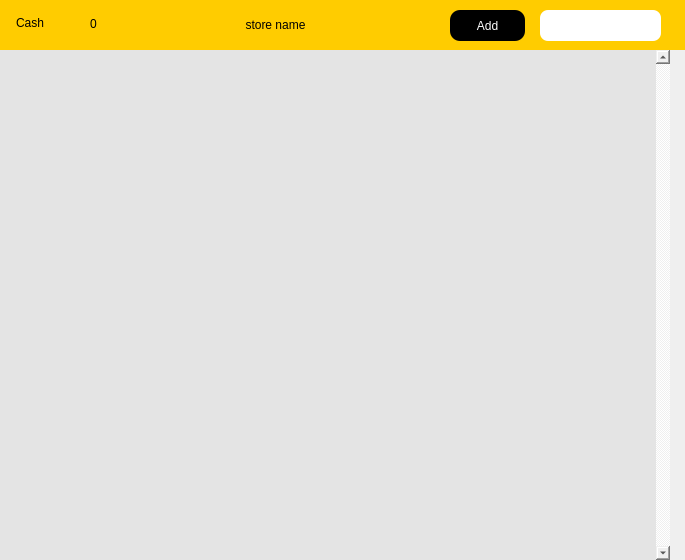
<?xml version="1.0" encoding="UTF-8"?>
<ui version="4.0">
 <class>Dialog</class>
 <widget class="QDialog" name="Dialog">
  <property name="geometry">
   <rect>
    <x>0</x>
    <y>0</y>
    <width>685</width>
    <height>560</height>
   </rect>
  </property>
  <property name="windowTitle">
   <string>Dialog</string>
  </property>
  <property name="styleSheet">
   <string notr="true">border:0;</string>
  </property>
  <widget class="QWidget" name="widget" native="true">
   <property name="geometry">
    <rect>
     <x>0</x>
     <y>0</y>
     <width>685</width>
     <height>50</height>
    </rect>
   </property>
   <property name="styleSheet">
    <string notr="true">QWidget#widget{
background-color: #ffcc00;
}</string>
   </property>
   <widget class="QLabel" name="label">
    <property name="geometry">
     <rect>
      <x>16</x>
      <y>13</y>
      <width>71</width>
      <height>20</height>
     </rect>
    </property>
    <property name="styleSheet">
     <string notr="true">font: 75 14pt &quot;Calibri&quot;;
font-weight: 400;</string>
    </property>
    <property name="text">
     <string>Cash</string>
    </property>
   </widget>
   <widget class="QLabel" name="total">
    <property name="geometry">
     <rect>
      <x>90</x>
      <y>13</y>
      <width>61</width>
      <height>21</height>
     </rect>
    </property>
    <property name="styleSheet">
     <string notr="true">font: 75 14pt &quot;Calibri&quot;;
font-weight: 400;</string>
    </property>
    <property name="text">
     <string>0</string>
    </property>
   </widget>
   <widget class="QPushButton" name="add">
    <property name="geometry">
     <rect>
      <x>450</x>
      <y>10</y>
      <width>75</width>
      <height>31</height>
     </rect>
    </property>
    <property name="styleSheet">
     <string notr="true">font: 75 14pt &quot;Calibri&quot;;
font-weight: 400;
background-color: black;
border-radius:10px;
color: white;</string>
    </property>
    <property name="text">
     <string>Add</string>
    </property>
   </widget>
   <widget class="QLineEdit" name="money">
    <property name="geometry">
     <rect>
      <x>540</x>
      <y>10</y>
      <width>121</width>
      <height>31</height>
     </rect>
    </property>
    <property name="styleSheet">
     <string notr="true">border-radius: 8px;</string>
    </property>
    <property name="text">
     <string/>
    </property>
   </widget>
   <widget class="QLabel" name="store_name">
    <property name="geometry">
     <rect>
      <x>220</x>
      <y>9</y>
      <width>111</width>
      <height>31</height>
     </rect>
    </property>
    <property name="text">
     <string>store name</string>
    </property>
    <property name="alignment">
     <set>Qt::AlignCenter</set>
    </property>
   </widget>
  </widget>
  <widget class="QWidget" name="widget_2" native="true">
   <property name="geometry">
    <rect>
     <x>0</x>
     <y>50</y>
     <width>685</width>
     <height>510</height>
    </rect>
   </property>
   <widget class="QScrollArea" name="scroll">
    <property name="geometry">
     <rect>
      <x>0</x>
      <y>0</y>
      <width>670</width>
      <height>510</height>
     </rect>
    </property>
    <property name="styleSheet">
     <string notr="true">QWidget#scroll{
background-color: rgba(0,0,0,0.05);
}</string>
    </property>
    <property name="verticalScrollBarPolicy">
     <enum>Qt::ScrollBarAlwaysOn</enum>
    </property>
    <property name="horizontalScrollBarPolicy">
     <enum>Qt::ScrollBarAlwaysOff</enum>
    </property>
    <property name="widgetResizable">
     <bool>true</bool>
    </property>
    <property name="alignment">
     <set>Qt::AlignCenter</set>
    </property>
    <widget class="QWidget" name="scrollAreaWidgetContents">
     <property name="geometry">
      <rect>
       <x>0</x>
       <y>0</y>
       <width>653</width>
       <height>510</height>
      </rect>
     </property>
    </widget>
   </widget>
  </widget>
 </widget>
 <resources/>
 <connections/>
</ui>
